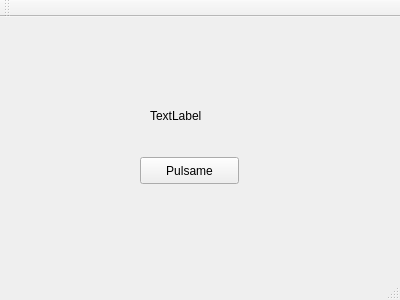
<?xml version="1.0" encoding="UTF-8"?>
<ui version="4.0">
 <class>HolaMundo</class>
 <widget class="QMainWindow" name="HolaMundo">
  <property name="geometry">
   <rect>
    <x>0</x>
    <y>0</y>
    <width>400</width>
    <height>300</height>
   </rect>
  </property>
  <property name="windowTitle">
   <string>HolaMundo</string>
  </property>
  <widget class="QWidget" name="centralWidget">
   <widget class="QPushButton" name="pushButton">
    <property name="geometry">
     <rect>
      <x>140</x>
      <y>140</y>
      <width>99</width>
      <height>27</height>
     </rect>
    </property>
    <property name="text">
     <string>Pulsame</string>
    </property>
   </widget>
   <widget class="QLabel" name="label">
    <property name="geometry">
     <rect>
      <x>150</x>
      <y>90</y>
      <width>67</width>
      <height>17</height>
     </rect>
    </property>
    <property name="text">
     <string>TextLabel</string>
    </property>
   </widget>
  </widget>
  <widget class="QMenuBar" name="menuBar">
   <property name="geometry">
    <rect>
     <x>0</x>
     <y>0</y>
     <width>400</width>
     <height>25</height>
    </rect>
   </property>
  </widget>
  <widget class="QToolBar" name="mainToolBar">
   <attribute name="toolBarArea">
    <enum>TopToolBarArea</enum>
   </attribute>
   <attribute name="toolBarBreak">
    <bool>false</bool>
   </attribute>
  </widget>
  <widget class="QStatusBar" name="statusBar"/>
 </widget>
 <layoutdefault spacing="6" margin="11"/>
 <resources/>
 <connections/>
</ui>
